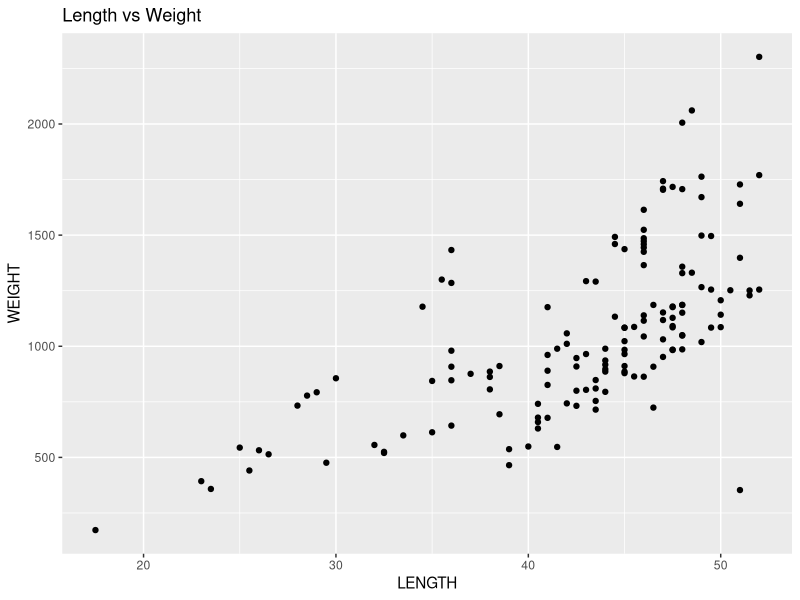
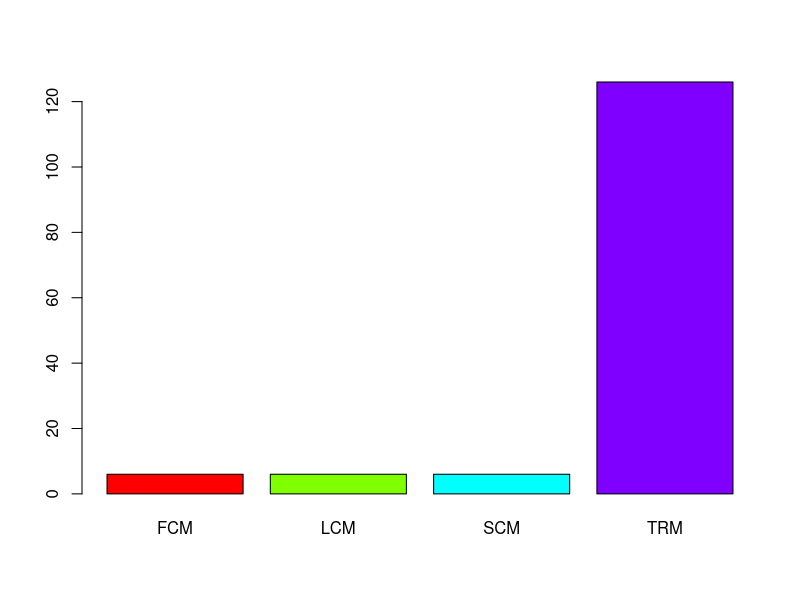
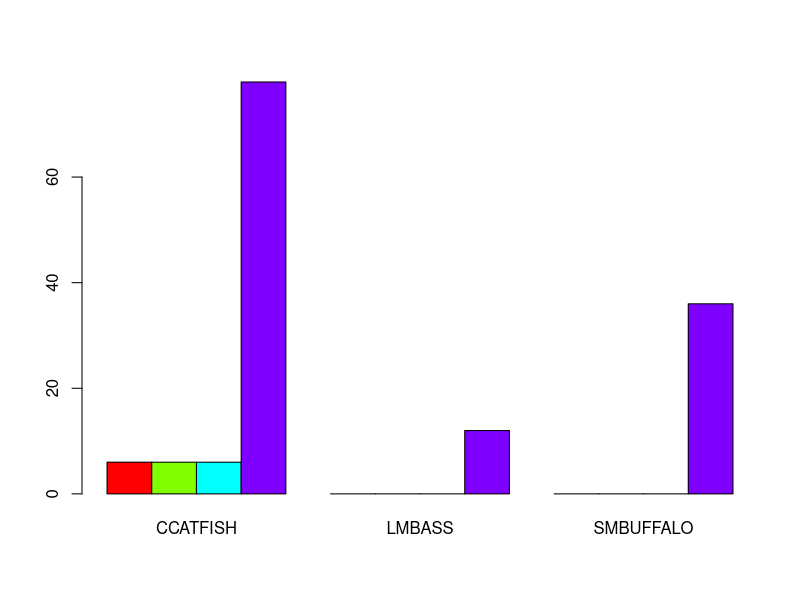
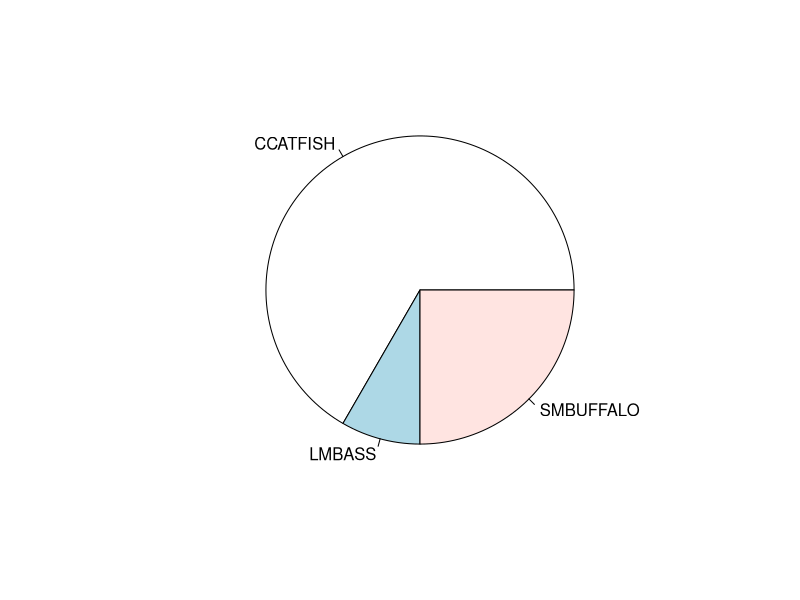
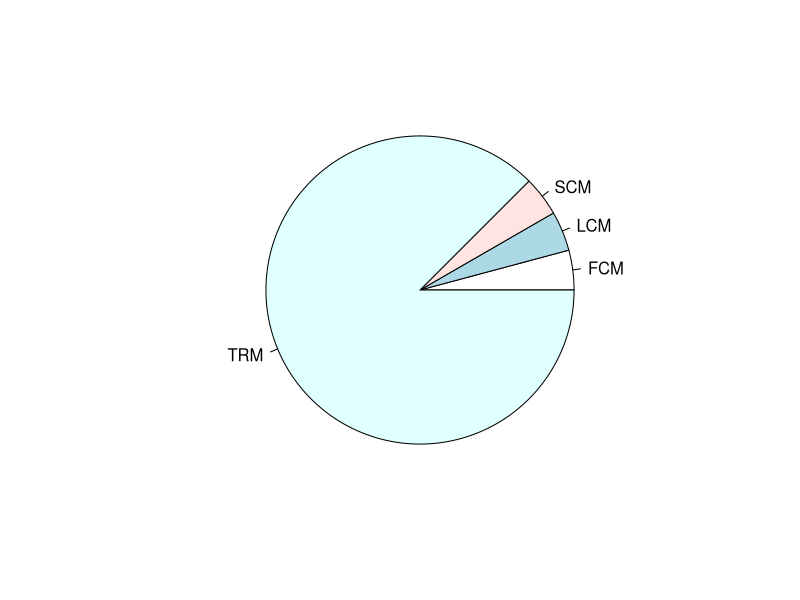
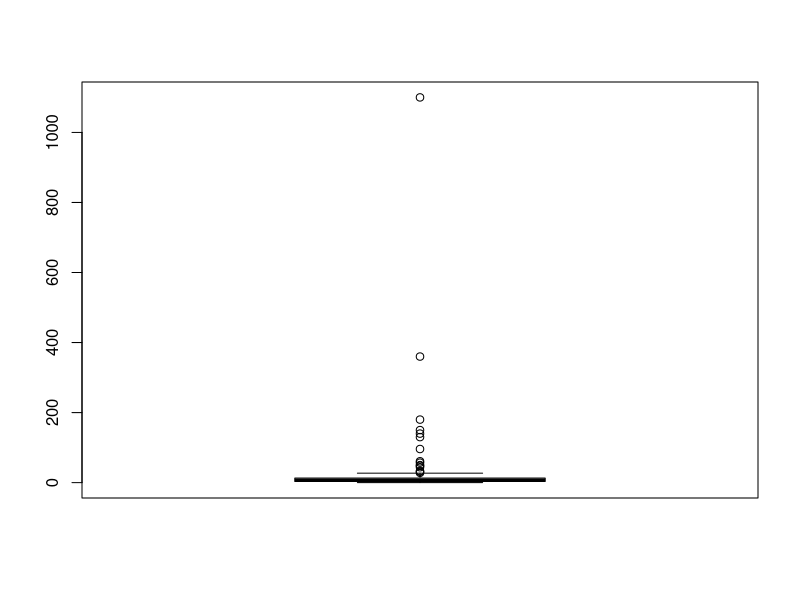
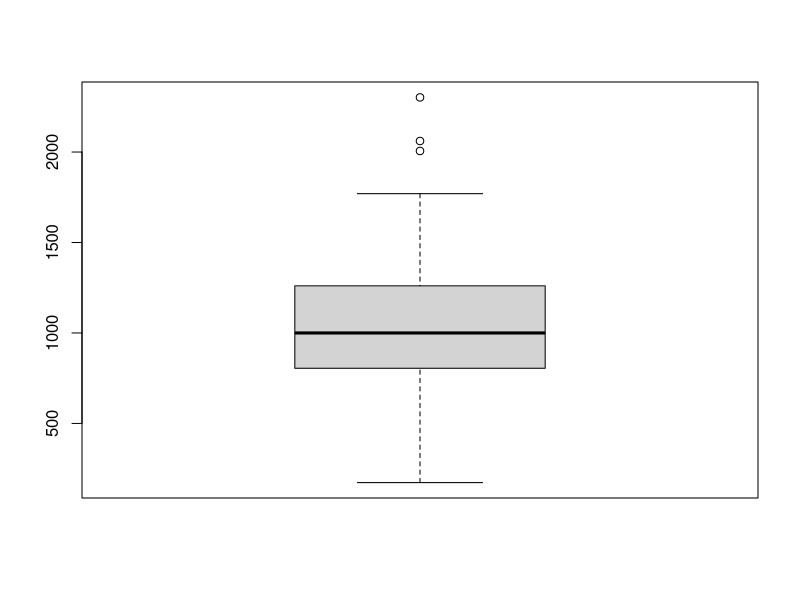
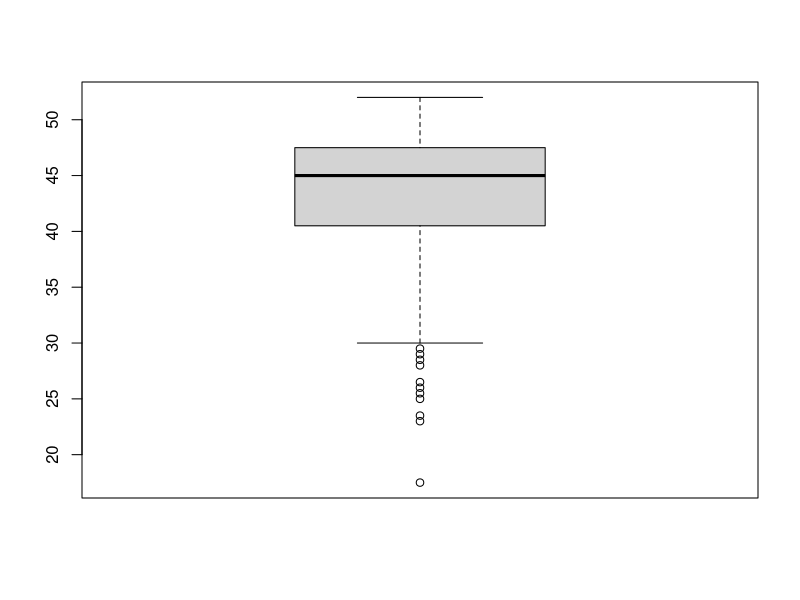

These figures' R source, in order:
## ---- chunk 1
knitr::opts_chunk$set(echo = TRUE)
## ---- chunk 2
getwd()
## ---- chunk 3
ddt <- read.csv("DDT.csv")
head(ddt)
## ---- chunk 4
cat('RIVER', 'SPECIES')
## ---- chunk 5
cat('MILE', 'LENGTH', 'WIDTH', 'DDT')
## ---- chunk 6
numSpec <- length(unique(ddt$SPECIES))
cat(numSpec)
## ---- chunk 7
with(ddt, ddt[SPECIES == 'LMBASS' & WEIGHT > 800,])
## ---- chunk 8
with(ddt, ddt[RIVER == 'SCM' & DDT > 4.0,])
## ---- chunk 9
mean(ddt$LENGTH)
## ---- chunk 10
sd(ddt$WEIGHT)
## ---- chunk 11
library(ggplot2)
ggplot(ddt, aes(x = LENGTH,
                y = WEIGHT,)) +
  geom_point() + ggtitle('Length vs Weight')
## ---- chunk 12
v=1:20
ans=v[20]/20
cat(ans)
## ---- chunk 13
riverTable=table(ddt$RIVER)
## ---- chunk 14
barplot(riverTable,beside=TRUE,col=rainbow(4))
## ---- chunk 15
riverSpecies=table(ddt$RIVER,ddt$SPECIES)
## ---- chunk 16
barplot(riverSpecies,beside=TRUE,col=rainbow(4))
## ---- chunk 17
pie(with(ddt,table(SPECIES)))
## ---- chunk 18
pie(with(ddt,table(RIVER)))
## ---- chunk 19
with(ddt,boxplot(DDT))
## ---- chunk 20
with(ddt,boxplot(WEIGHT))
## ---- chunk 21
with(ddt,boxplot(LENGTH))
## ---- chunk 22
with(ddt,coplot(LENGTH~WEIGHT|RIVER))
## ---- chunk 23
with(ddt,coplot(DDT~WEIGHT|SPECIES))
## ---- chunk 24
library(ggplot2)
ggplot(ddt, aes(x = SPECIES,
                y = WEIGHT,
                fill = RIVER)) + 
  geom_boxplot() + ggtitle('Kaden DuBois')

## ---- chunk 25
library(ggplot2)
ggplot(ddt, aes(x = RIVER,
                y = LENGTH,
                fill = SPECIES)) +
  geom_violin() + ggtitle('Kaden DuBois')
## ---- chunk 26
library(ggplot2)
ggplot(ddt, aes(x = WEIGHT,
                y = LENGTH,
                color = SPECIES)) +
  geom_point() + ggtitle('Kaden DuBois')
